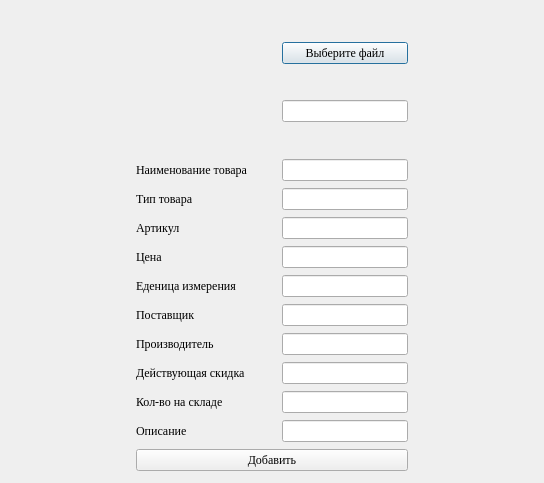
<?xml version="1.0" encoding="UTF-8"?>
<ui version="4.0">
 <class>Product</class>
 <widget class="QDialog" name="Product">
  <property name="geometry">
   <rect>
    <x>0</x>
    <y>0</y>
    <width>544</width>
    <height>483</height>
   </rect>
  </property>
  <property name="font">
   <font>
    <family>Times New Roman</family>
   </font>
  </property>
  <property name="windowTitle">
   <string>Продукт</string>
  </property>
  <layout class="QGridLayout" name="gridLayout">
   <item row="0" column="1">
    <widget class="QLabel" name="Image">
     <property name="enabled">
      <bool>true</bool>
     </property>
     <property name="minimumSize">
      <size>
       <width>140</width>
       <height>140</height>
      </size>
     </property>
     <property name="maximumSize">
      <size>
       <width>140</width>
       <height>140</height>
      </size>
     </property>
     <property name="baseSize">
      <size>
       <width>140</width>
       <height>140</height>
      </size>
     </property>
     <property name="layoutDirection">
      <enum>Qt::LeftToRight</enum>
     </property>
     <property name="text">
      <string/>
     </property>
     <property name="pixmap">
      <pixmap>C:/Users/logvl/Downloads/picture.png</pixmap>
     </property>
     <property name="scaledContents">
      <bool>true</bool>
     </property>
     <property name="alignment">
      <set>Qt::AlignCenter</set>
     </property>
     <property name="openExternalLinks">
      <bool>false</bool>
     </property>
    </widget>
   </item>
   <item row="1" column="2">
    <widget class="QLineEdit" name="Name"/>
   </item>
   <item row="0" column="3">
    <spacer name="horizontalSpacer_2">
     <property name="orientation">
      <enum>Qt::Horizontal</enum>
     </property>
     <property name="sizeHint" stdset="0">
      <size>
       <width>40</width>
       <height>20</height>
      </size>
     </property>
    </spacer>
   </item>
   <item row="2" column="1">
    <widget class="QLabel" name="label_2">
     <property name="text">
      <string>Тип товара</string>
     </property>
    </widget>
   </item>
   <item row="2" column="2">
    <widget class="QLineEdit" name="Type"/>
   </item>
   <item row="1" column="1">
    <widget class="QLabel" name="label">
     <property name="text">
      <string>Наименование товара</string>
     </property>
    </widget>
   </item>
   <item row="0" column="0">
    <spacer name="horizontalSpacer">
     <property name="orientation">
      <enum>Qt::Horizontal</enum>
     </property>
     <property name="sizeHint" stdset="0">
      <size>
       <width>40</width>
       <height>20</height>
      </size>
     </property>
    </spacer>
   </item>
   <item row="0" column="2">
    <layout class="QVBoxLayout" name="verticalLayout">
     <item>
      <widget class="QPushButton" name="ChooseFile">
       <property name="text">
        <string>Выберите файл</string>
       </property>
      </widget>
     </item>
     <item>
      <widget class="QLineEdit" name="Path">
       <property name="dragEnabled">
        <bool>true</bool>
       </property>
       <property name="readOnly">
        <bool>true</bool>
       </property>
      </widget>
     </item>
    </layout>
   </item>
   <item row="11" column="1" colspan="2">
    <widget class="QPushButton" name="Button">
     <property name="text">
      <string>Добавить</string>
     </property>
    </widget>
   </item>
   <item row="5" column="1">
    <widget class="QLabel" name="label_7">
     <property name="text">
      <string>Еденица измерения</string>
     </property>
    </widget>
   </item>
   <item row="3" column="2">
    <widget class="QLineEdit" name="Article"/>
   </item>
   <item row="4" column="1">
    <widget class="QLabel" name="label_3">
     <property name="text">
      <string>Цена</string>
     </property>
    </widget>
   </item>
   <item row="7" column="2">
    <widget class="QLineEdit" name="Creator"/>
   </item>
   <item row="8" column="1">
    <widget class="QLabel" name="label_9">
     <property name="text">
      <string>Действующая скидка</string>
     </property>
    </widget>
   </item>
   <item row="10" column="2">
    <widget class="QLineEdit" name="Description"/>
   </item>
   <item row="3" column="1">
    <widget class="QLabel" name="label_4">
     <property name="text">
      <string>Артикул</string>
     </property>
    </widget>
   </item>
   <item row="6" column="1">
    <widget class="QLabel" name="label_5">
     <property name="text">
      <string>Поставщик</string>
     </property>
    </widget>
   </item>
   <item row="5" column="2">
    <widget class="QLineEdit" name="Counter"/>
   </item>
   <item row="6" column="2">
    <widget class="QLineEdit" name="Seller"/>
   </item>
   <item row="9" column="1">
    <widget class="QLabel" name="label_10">
     <property name="text">
      <string>Кол-во на складе</string>
     </property>
    </widget>
   </item>
   <item row="9" column="2">
    <widget class="QLineEdit" name="Count"/>
   </item>
   <item row="8" column="2">
    <widget class="QLineEdit" name="Discount"/>
   </item>
   <item row="10" column="1">
    <widget class="QLabel" name="label_11">
     <property name="text">
      <string>Описание</string>
     </property>
    </widget>
   </item>
   <item row="4" column="2">
    <widget class="QLineEdit" name="Price"/>
   </item>
   <item row="7" column="1">
    <widget class="QLabel" name="label_6">
     <property name="text">
      <string>Производитель</string>
     </property>
    </widget>
   </item>
  </layout>
 </widget>
 <resources/>
 <connections/>
</ui>
